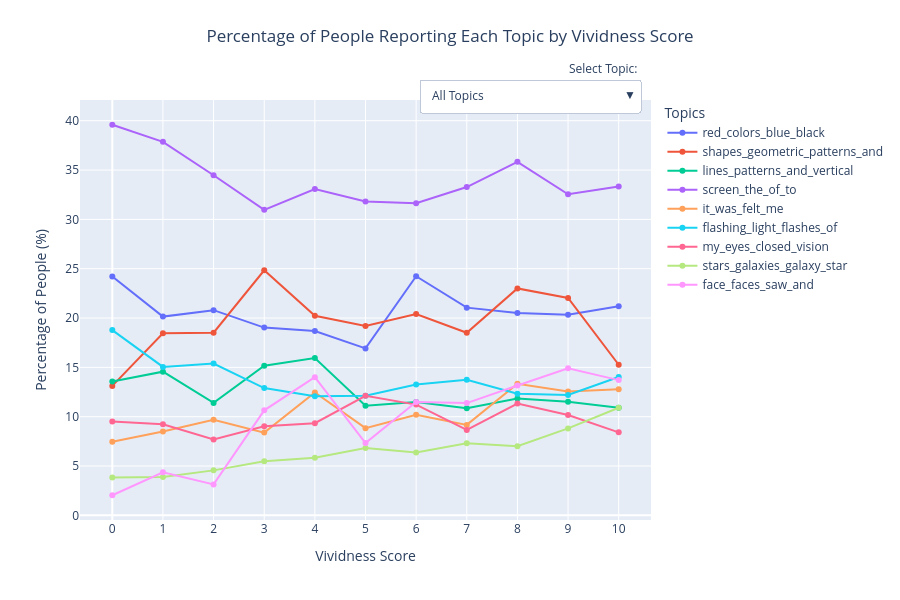

The notebook cell saved with this chart:
### Code cell
# Adjustable threshold for minimum percentage to display a topic
PERCENTAGE_THRESHOLD = 10  # Change this value as needed

# First, let's get the unique topics
unique_topics = ids_with_unique_topics['topic'].unique()

# Now, for each vividness score (0-10), calculate the percentage of people with each topic
vividness_scores = sorted(ids_with_unique_topics['vividness'].unique())

# Create a dictionary to store results
results = {}

for topic in unique_topics:
    results[topic] = []
    for score in vividness_scores:
        # Get all unique ids with this vividness score
        ids_with_score = ids_with_unique_topics[ids_with_unique_topics['vividness'] == score]['id'].unique()
        total_people_with_score = len(ids_with_score)
        if total_people_with_score > 0:
            # Count how many unique people with this score have this topic
            people_with_topic = ids_with_unique_topics[(ids_with_unique_topics['vividness'] == score) & (ids_with_unique_topics['topic'] == topic)]['id'].nunique()
            # Calculate percentage
            percentage = (people_with_topic / total_people_with_score) * 100
        else:
            percentage = 0
        results[topic].append(percentage)

# Filter topics: only keep those with at least one value above the threshold
filtered_topics = [topic for topic, vals in results.items() if max(vals) > PERCENTAGE_THRESHOLD]

# Create interactive plot
fig = go.Figure()

# Add a trace for each filtered topic
for topic in filtered_topics:
    fig.add_trace(
        go.Scatter(
            x=vividness_scores, 
            y=results[topic],
            mode='lines+markers',
            name=topic,
            hovertemplate='Vividness: %{x}<br>Percentage: %{y:.1f}%<br>Topic: ' + topic
        )
    )

# Update layout
fig.update_layout(
    title={
        'text': 'Percentage of People Reporting Each Topic by Vividness Score',
        'y': 0.95,
        'x': 0.5,
        'xanchor': 'center',
        'yanchor': 'top'
    },
    xaxis_title='Vividness Score',
    yaxis_title='Percentage of People (%)',
    hovermode='closest',
    legend_title='Topics',
    font=dict(size=12),
    height=600,
    width=900,
    margin=dict(t=100)  # Add more top margin
)

# Make x-axis show only integer values
fig.update_xaxes(
    tickmode='linear',
    tick0=0,
    dtick=1
)

# Add buttons to isolate each topic
buttons = [dict(
    label='All Topics',
    method='update',
    args=[{'visible': [True] * len(filtered_topics)},
          {'title': 'Percentage of People Reporting Each Topic by Vividness Score'}]
)]

for i, topic in enumerate(filtered_topics):
    visibility = [False] * len(filtered_topics)
    visibility[i] = True
    buttons.append(dict(
        label=topic,
        method='update',
        args=[{'visible': visibility},
              {'title': f'Percentage of People Reporting \"{topic}\" by Vividness Score'}]
    ))

fig.update_layout(
    updatemenus=[dict(
        type='dropdown',
        direction='down',
        active=0,
        x=0.98,
        y=1.05,
        buttons=buttons
    )]
)

# Add annotation for the dropdown
fig.update_layout(
    annotations=[dict(
        text='Select Topic:',
        x=0.98,
        y=1.10,
        xref='paper',
        yref='paper',
        showarrow=False
    )]
)

# Show the plot
fig.show()

### Figure 1 — Plotly figure (JSON) as saved in the notebook; plotly's stock layout.template omitted (floating-point values rounded to 4 significant figures)
{"data": [{"hovertemplate": "Vividness: %{x}<br>Percentage: %{y:.1f}%<br>Topic: red_colors_blue_black", "mode": "lines+markers", "name": "red_colors_blue_black", "type": "scatter", "x": [0, 1, 2, 3, 4, 5, 6, 7, 8, 9, 10], "y": [24.21, 20.15, 20.8, 19.03, 18.68, 16.92, 24.23, 21.05, 20.5, 20.34, 21.18]}, {"hovertemplate": "Vividness: %{x}<br>Percentage: %{y:.1f}%<br>Topic: shapes_geometric_patterns_and", "mode": "lines+markers", "name": "shapes_geometric_patterns_and", "type": "scatter", "x": [0, 1, 2, 3, 4, 5, 6, 7, 8, 9, 10], "y": [13.12, 18.45, 18.52, 24.84, 20.23, 19.19, 20.41, 18.51, 23, 22.03, 15.26]}, {"hovertemplate": "Vividness: %{x}<br>Percentage: %{y:.1f}%<br>Topic: lines_patterns_and_vertical", "mode": "lines+markers", "name": "lines_patterns_and_vertical", "type": "scatter", "x": [0, 1, 2, 3, 4, 5, 6, 7, 8, 9, 10], "y": [13.57, 14.56, 11.4, 15.16, 15.95, 11.11, 11.48, 10.87, 11.83, 11.53, 10.9]}, {"hovertemplate": "Vividness: %{x}<br>Percentage: %{y:.1f}%<br>Topic: screen_the_of_to", "mode": "lines+markers", "name": "screen_the_of_to", "type": "scatter", "x": [0, 1, 2, 3, 4, 5, 6, 7, 8, 9, 10], "y": [39.59, 37.86, 34.47, 30.97, 33.07, 31.82, 31.63, 33.28, 35.83, 32.54, 33.33]}, {"hovertemplate": "Vividness: %{x}<br>Percentage: %{y:.1f}%<br>Topic: it_was_felt_me", "mode": "lines+markers", "name": "it_was_felt_me", "type": "scatter", "x": [0, 1, 2, 3, 4, 5, 6, 7, 8, 9, 10], "y": [7.466, 8.495, 9.687, 8.387, 12.45, 8.838, 10.2, 9.168, 13.33, 12.54, 12.77]}, {"hovertemplate": "Vividness: %{x}<br>Percentage: %{y:.1f}%<br>Topic: flashing_light_flashes_of", "mode": "lines+markers", "name": "flashing_light_flashes_of", "type": "scatter", "x": [0, 1, 2, 3, 4, 5, 6, 7, 8, 9, 10], "y": [18.78, 15.05, 15.38, 12.9, 12.06, 12.12, 13.27, 13.75, 12.33, 12.2, 14.02]}, {"hovertemplate": "Vividness: %{x}<br>Percentage: %{y:.1f}%<br>Topic: my_eyes_closed_vision", "mode": "lines+markers", "name": "my_eyes_closed_vision", "type": "scatter", "x": [0, 1, 2, 3, 4, 5, 6, 7, 8, 9, 10], "y": [9.502, 9.223, 7.692, 9.032, 9.339, 12.12, 11.22, 8.659, 11.33, 10.17, 8.411]}, {"hovertemplate": "Vividness: %{x}<br>Percentage: %{y:.1f}%<br>Topic: stars_galaxies_galaxy_star", "mode": "lines+markers", "name": "stars_galaxies_galaxy_star", "type": "scatter", "x": [0, 1, 2, 3, 4, 5, 6, 7, 8, 9, 10], "y": [3.846, 3.883, 4.558, 5.484, 5.837, 6.818, 6.378, 7.301, 7.0, 8.814, 10.9]}, {"hovertemplate": "Vividness: %{x}<br>Percentage: %{y:.1f}%<br>Topic: face_faces_saw_and", "mode": "lines+markers", "name": "face_faces_saw_and", "type": "scatter", "x": [0, 1, 2, 3, 4, 5, 6, 7, 8, 9, 10], "y": [2.036, 4.369, 3.134, 10.65, 14.01, 7.323, 11.48, 11.38, 13.17, 14.92, 13.71]}], "layout": {"annotations": [{"showarrow": false, "text": "Select Topic:", "x": 0.98, "xref": "paper", "y": 1.1, "yref": "paper"}], "font": {"size": 12}, "height": 600, "hovermode": "closest", "legend": {"title": {"text": "Topics"}}, "margin": {"t": 100}, "title": {"text": "Percentage of People Reporting Each Topic by Vividness Score", "x": 0.5, "xanchor": "center", "y": 0.95, "yanchor": "top"}, "updatemenus": [{"active": 0, "buttons": [{"args": [{"visible": [true, true, true, true, true, true, true, true, true]}, {"title": "Percentage of People Reporting Each Topic by Vividness Score"}], "label": "All Topics", "method": "update"}, {"args": [{"visible": [true, false, false, false, false, false, false, false, false]}, {"title": "Percentage of People Reporting \"red_colors_blue_black\" by Vividness Score"}], "label": "red_colors_blue_black", "method": "update"}, {"args": [{"visible": [false, true, false, false, false, false, false, false, false]}, {"title": "Percentage of People Reporting \"shapes_geometric_patterns_and\" by Vividness Score"}], "label": "shapes_geometric_patterns_and", "method": "update"}, {"args": [{"visible": [false, false, true, false, false, false, false, false, false]}, {"title": "Percentage of People Reporting \"lines_patterns_and_vertical\" by Vividness Score"}], "label": "lines_patterns_and_vertical", "method": "update"}, {"args": [{"visible": [false, false, false, true, false, false, false, false, false]}, {"title": "Percentage of People Reporting \"screen_the_of_to\" by Vividness Score"}], "label": "screen_the_of_to", "method": "update"}, {"args": [{"visible": [false, false, false, false, true, false, false, false, false]}, {"title": "Percentage of People Reporting \"it_was_felt_me\" by Vividness Score"}], "label": "it_was_felt_me", "method": "update"}, {"args": [{"visible": [false, false, false, false, false, true, false, false, false]}, {"title": "Percentage of People Reporting \"flashing_light_flashes_of\" by Vividness Score"}], "label": "flashing_light_flashes_of", "method": "update"}, {"args": [{"visible": [false, false, false, false, false, false, true, false, false]}, {"title": "Percentage of People Reporting \"my_eyes_closed_vision\" by Vividness Score"}], "label": "my_eyes_closed_vision", "method": "update"}, {"args": [{"visible": [false, false, false, false, false, false, false, true, false]}, {"title": "Percentage of People Reporting \"stars_galaxies_galaxy_star\" by Vividness Score"}], "label": "stars_galaxies_galaxy_star", "method": "update"}, {"args": [{"visible": [false, false, false, false, false, false, false, false, true]}, {"title": "Percentage of People Reporting \"face_faces_saw_and\" by Vividness Score"}], "label": "face_faces_saw_and", "method": "update"}], "direction": "down", "type": "dropdown", "x": 0.98, "y": 1.05}], "width": 900, "xaxis": {"dtick": 1, "tick0": 0, "tickmode": "linear", "title": {"text": "Vividness Score"}}, "yaxis": {"title": {"text": "Percentage of People (%)"}}}}
